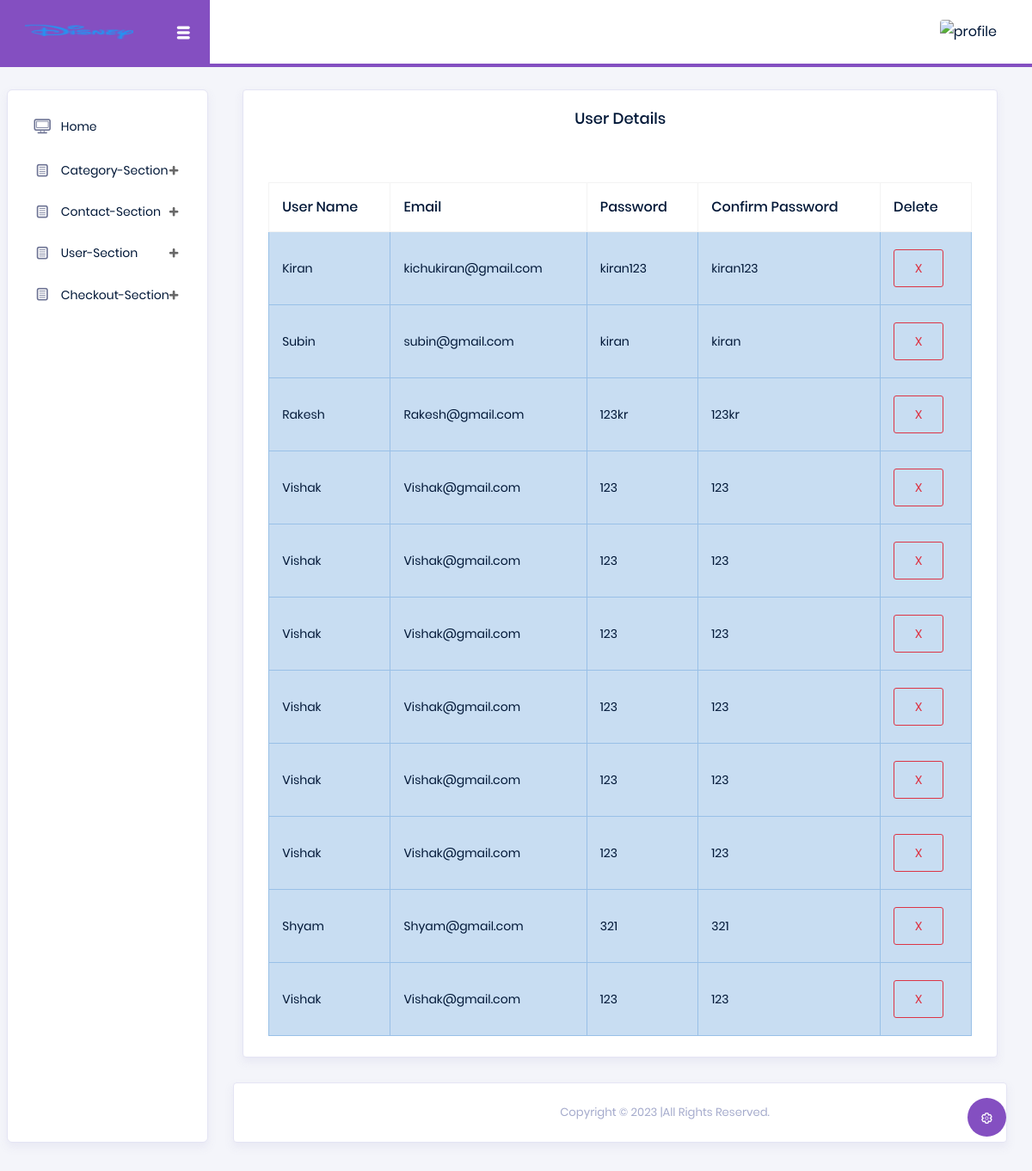
The app's page /Backend/displayuser/ with its own data.
### Frontend/models.py (models this page shows)
class Signupdb(models.Model):
    Name =models.CharField(max_length=70,null=True,blank=True)
    Email =models.EmailField(max_length=70,null=True,blank=True)
    Password =models.CharField(max_length=70,null=True,blank=True)
    Cpass =models.CharField(max_length=70,null=True,blank=True)

### Backend/views.py (the view)
# urls.py: path('displayuser/',views.displayuser,name="displayuser"),
def displayuser(request):
    use =Signupdb.objects.all()
    return render(request,"Display-UserDetails.html",{'use':use})

### Backend/templates/Display-UserDetails.html (shortened to what this page needs)
<!DOCTYPE html>
{% extends 'main.html' %}
{% block content %}
<html lang="en">
<head>
</head>
<body>
<div class="col-lg-12 stretch-card">
              <div class="card">
                <div class="card-body">
                  <h4 class="card-title" style="text-align:center;">User Details</h4><br>
                  <div class="table-responsive pt-3">
                    <table class="table table-bordered">
                      <thead>
                        <tr>
                          <th>
                            User Name
                          </th>
                          <th>
                            Email
                          </th>
                          <th>
                            Password
                          </th>
                          <th>
                            Confirm Password
                          </th>
                          <th>
                            Delete
                          </th>
                        </tr>
                      </thead>
                      <tbody>
                      {% for i in use %}
                        <tr class="table-info">
                          <td>
                            {{i.Name}}
                          </td>
                          <td>
                            {{i.Email}}
                          </td>
                          <td>
                            {{i.Password}}
                          </td>
                          <td>
                            {{i.Cpass}}
                          </td>
                          <td>
                          <form action="{% url 'deleteuser'  dataid=i.id %}">
                            <button type="submit" class="btn btn-outline-danger">X</button>
                          </form>
                          </td>
                        </tr>
                      {% endfor %}
                      </tbody>
                    </table>
                  </div>
                </div>
              </div>
            </div>
</body>
</html>
{% endblock %}

### Backend/templates/main.html (shortened to what this page needs)
<!DOCTYPE html>
{% load static %}
<html lang="en">
<head>
  <link rel="stylesheet" href="{% static 'vendors/typicons/typicons.css' %}">
  <link rel="stylesheet" href="{% static 'vendors/css/vendor.bundle.base.css' %}">
  <link rel="stylesheet" href="{% static 'css/vertical-layout-light/style.css' %}">
</head>
<body>
  <div class="container-scroller">
    <nav class="navbar col-lg-12 col-12 p-0 fixed-top d-flex flex-row">
      <div class="navbar-brand-wrapper d-flex justify-content-center">
        <div class="navbar-brand-inner-wrapper d-flex justify-content-between align-items-center w-100">
          <a class="navbar-brand brand-logo" href="{% url 'mainfun' %}"><img src="{% static 'images/icon3.png' %}"  alt=""/></a>
          <button class="navbar-toggler navbar-toggler align-self-center" type="button" data-toggle="minimize">
            <span class="typcn typcn-th-menu"></span>
          </button>
        </div>
      </div>
      <div class="navbar-menu-wrapper d-flex align-items-center justify-content-end">
        <ul class="navbar-nav mr-lg-2">
          <li class="nav-item nav-profile dropdown">
            <a class="nav-link" href="#" data-toggle="dropdown" id="profileDropdown">
              <img src="{% static 'images/faces/in.jpg' %}" alt="profile"/>
            </a>
          </li>
        </ul>
      </div>
    </nav>
    <div class="container-fluid page-body-wrapper">
      <div class="theme-setting-wrapper">
        <div id="settings-trigger"><i class="typcn typcn-cog-outline"></i></div>
      </div>
      <nav class="sidebar sidebar-offcanvas" id="sidebar">
        <ul class="nav">
          <li class="nav-item">
            <a class="nav-link" href="{% url 'mainfun' %}">
              <i class="typcn typcn-device-desktop menu-icon"></i>
              <div >Home</div>
            </a>
          </li>
          <li class="nav-item">
            <a class="nav-link" data-toggle="collapse" href="#ui-basic" aria-expanded="false" aria-controls="ui-basic">
              <i class="typcn typcn-document-text menu-icon"></i>
              <span class="menu-title">Category-Section</span>
              <i class="menu-arrow"></i>
            </a>
            <div class="collapse" id="ui-basic">
          <li class="nav-item">
            <a class="nav-link" data-toggle="collapse" href="#ui-basi" aria-expanded="false" aria-controls="ui-basic">
              <i class="typcn typcn-document-text menu-icon"></i>
              <span class="menu-title">Contact-Section</span>
              <i class="menu-arrow"></i>
            </a>
          </li>
            <li class="nav-item">
            <a class="nav-link" data-toggle="collapse" href="#ui-bas" aria-expanded="false" aria-controls="ui-basic">
              <i class="typcn typcn-document-text menu-icon"></i>
              <span class="menu-title">User-Section</span>
              <i class="menu-arrow"></i>
            </a>
          </li>
           <li class="nav-item">
            <a class="nav-link" data-toggle="collapse" href="#ui-ba" aria-expanded="false" aria-controls="ui-basic">
              <i class="typcn typcn-document-text menu-icon"></i>
              <span class="menu-title">Checkout-Section</span>
              <i class="menu-arrow"></i>
            </a>
          </li>
        </ul>
      </nav>
      <div class="main-panel">
        <div class="content-wrapper">
          {% block content %}{% endblock %}
        </div>
        <footer class="footer">
            <div class="card">
                <div class="card-body">
                    <div class="d-sm-flex justify-content-center justify-content-sm-between">
                        <span class="text-muted text-center text-sm-left d-block d-sm-inline-block"><div style="text-align:center; padding-left:350px;"><h7>Copyright © 2023 </h7>|All Rights Reserved.</div>
                    </div>
                </div>
            </div>
        </footer>
      </div>
    </div>
  </div>
</body>
</html>

### records on screen
Signupdb: Name "Kiran", Email "kichukiran@gmail.com", Password "kiran123", Cpass "kiran123"
Signupdb: Name "Subin", Email "subin@gmail.com", Password "kiran", Cpass "kiran"
Signupdb: Name "Rakesh", Email "Rakesh@gmail.com", Password "123kr", Cpass "123kr"
Signupdb: Name "Vishak", Email "Vishak@gmail.com", Password "123", Cpass "123"
Signupdb: Name "Vishak", Email "Vishak@gmail.com", Password "123", Cpass "123"
Signupdb: Name "Vishak", Email "Vishak@gmail.com", Password "123", Cpass "123"
Signupdb: Name "Vishak", Email "Vishak@gmail.com", Password "123", Cpass "123"
Signupdb: Name "Vishak", Email "Vishak@gmail.com", Password "123", Cpass "123"
Signupdb: Name "Vishak", Email "Vishak@gmail.com", Password "123", Cpass "123"
Signupdb: Name "Shyam", Email "Shyam@gmail.com", Password "321", Cpass "321"
Signupdb: Name "Vishak", Email "Vishak@gmail.com", Password "123", Cpass "123"
